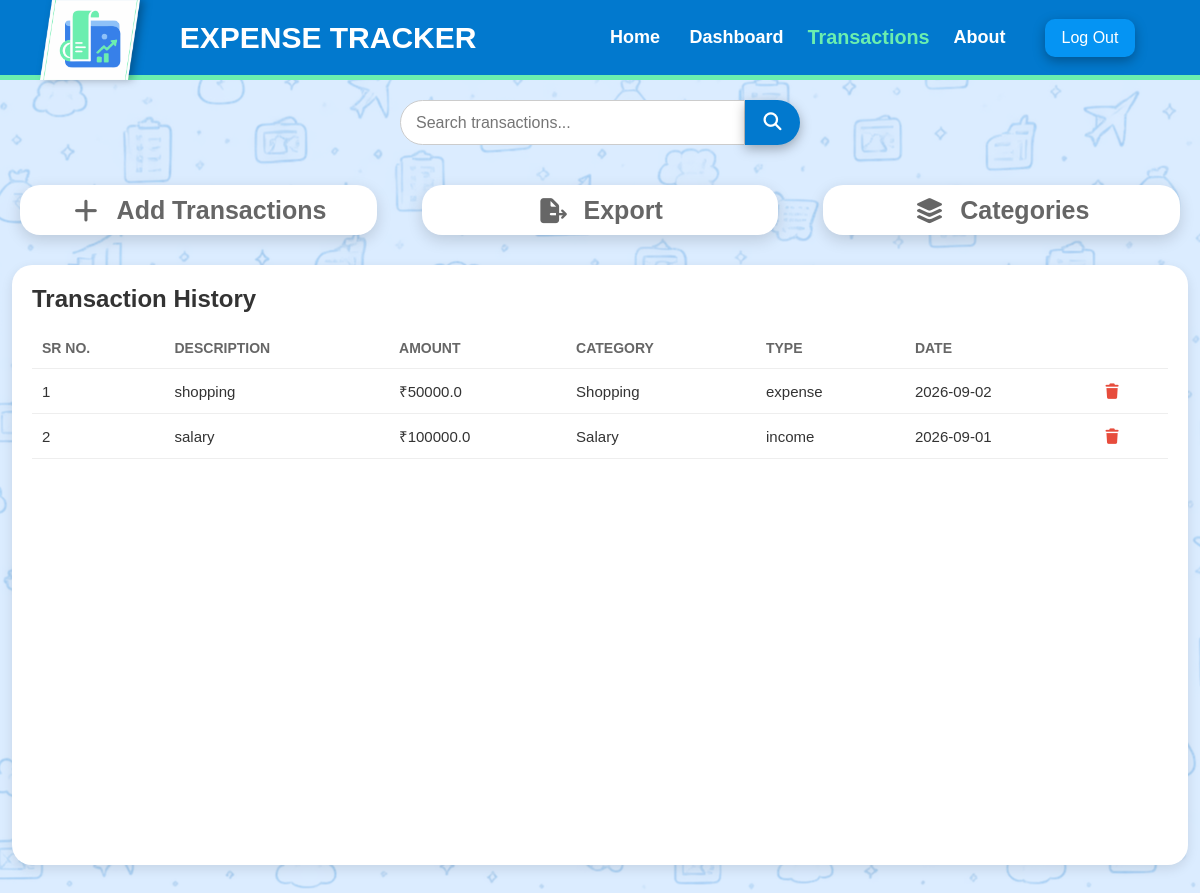
Screenshot of /transaction (signed in) with the database file from the repository.
### tables this page shows
CREATE TABLE expenses (
            id INTEGER PRIMARY KEY AUTOINCREMENT,
            description TEXT NOT NULL,
            amount REAL NOT NULL,
            category TEXT NOT NULL,
            date TEXT NOT NULL,
            type TEXT NOT NULL DEFAULT 'expense'
        );

### app.py (the view)
@app.route("/transaction")
def transactions():
    if not session.get("logged_in"):
        return redirect(url_for("login"))
    connection = sqlite3.connect("expenses.db")
    cursor = connection.cursor()
    cursor.execute("""
        SELECT *
        FROM expenses
        ORDER BY date DESC
    """)
    expenses = cursor.fetchall()
    cursor.execute("""
        SELECT category, SUM(amount)
        FROM expenses
        WHERE type = 'expense'
        GROUP BY category
        ORDER BY SUM(amount) DESC
    """)
    categories = cursor.fetchall()
    connection.close()
    return render_template(
        "transaction.html",
        expenses=expenses,
        categories=categories
    )

### templates/transaction.html (shortened to what this page needs)
<!DOCTYPE html>
<html lang="en">
<head>
    <link rel="stylesheet"
        href="https://cdnjs.cloudflare.com/ajax/libs/font-awesome/7.3.1/css/all.min.css"
 />
    <link rel="stylesheet" href="{{ url_for('static', filename='transaction.css') }}">
</head>
<body>
    <header>
        <div class="brand">
            <div class="logo-image">
                <img src="{{ url_for('static', filename='logo new.png') }}" alt="Expense Tracker Logo">
            </div>
            <a href="#" class="logo">Expense Tracker</a>
        </div>
        <ul>
    <li><a href="/" class="{{ 'active' if request.path == '/' else '' }}">Home</a></li>
    <li><a href="/dashboard" class="{{ 'active' if request.path == '/dashboard' else '' }}">Dashboard</a></li>
    <li><a href="/transaction" class="{{ 'active' if request.path == '/transaction' else '' }}">Transactions</a></li>
    <li><a href="/contact" class="{{ 'active' if request.path == '/contact' else '' }}">About</a></li>
    <li>
        <a href="/login">
            <button type="button">Log Out</button>
        </a>
    </li>
</ul>
    </header>
    <div class="search-container">
        <input type="text" id="searchInput" placeholder="Search transactions..." onkeyup="searchTransactions()">
        <button class="search-btn" type="button" onclick="searchTransactions()">
            <i class="fa-solid fa-magnifying-glass"></i>
        </button>
    </div>
    <div class="summary-boxes">
        <div class="summary-box add-box" id="addBox" onclick="toggleForm()">
            <i class="fa-solid fa-plus"></i>
            <h2>Add Transactions</h2>
        </div>
        <div class="summary-box export-box" onclick="toggleExport()">
            <i class="fa-solid fa-file-export"></i>
            <h2>Export</h2>
        </div>
        <div class="summary-box category-box" onclick="toggleCategories()">
            <i class="fa-solid fa-layer-group"></i>
            <h2>Categories</h2>
        </div>
    </div>
    <div class="desc-box">
        <h2>Transaction History</h2>
        {% if expenses %}
        <table id="transactionTable">
            <thead>
                <tr>
                    <th>SR No.</th>
                    <th>Description</th>
                    <th>Amount</th>
                    <th>Category</th>
                    <th>Type</th>
                    <th>Date</th>
                    <th></th>
                </tr>
            </thead>
            <tbody>
                {% for expense in expenses %}
                <tr>
                    <td>{{ loop.index }}</td>
                    <td>{{ expense[1] }}</td>
                    <td>₹{{ expense[2] }}</td>
                    <td>{{ expense[3] }}</td>
                    <td>{{ expense[5] }}</td>
                    <td>{{ expense[4] }}</td>
                    <td>
                        <a href="/delete/{{ expense[0] }}">
                            <i class="fa-solid fa-trash"></i>
                        </a>
                    </td>
                </tr>
                {% endfor %}
            </tbody>
        </table>
        {% else %}
        <p>No transactions yet. Click "Add Transactions" to get started.</p>
        {% endif %}
    </div>
</body>
</html>

### static/transaction.css (style rules this page uses)
* { margin: 0; box-sizing: border-box; text-decoration: none; list-style: none; font-family: Arial, Helvetica, sans-serif; }
header { background: rgb(2, 121, 206); display: flex; align-items: center; justify-content: space-between; height: 80px; border-bottom: 5px solid rgb(107, 238, 175); }
.brand { display: flex; align-items: center; height: 80px; }
.logo-image { height: 75px; width: auto; object-fit: contain; }
.logo-image img { height: 80px; width: auto; object-fit: contain; margin-left: 40px; display: block; filter: drop-shadow(4px 0 4px rgba(0, 0, 0, 0.3)); }
.logo { font-size: 30px; font-weight: 600; text-transform: uppercase; color: white; position: relative; margin-left: 40px; overflow: hidden; }
li { display: inline-block; }
li a { color: white; font-size: 18px; font-weight: bold; margin-right: 25px; display: inline-block; transition: transform 0.2s ease; }
li a.active { color: rgb(107, 238, 175); font-weight: 700; transform: translateZ(-5px) scale(1.1); }
button { width: 90px; background: rgb(5, 148, 243); color: white; font-size: 16px; font-weight: 400; margin-left: 10px; padding: 10px; border: none; border-radius: 10px; cursor: pointer; margin-right: 40px; filter: drop-shadow(0 4px 6px rgba(0, 0, 0, 0.3)); transition: background-color 0.3s ease, color 0.3s ease; }
body { min-height: 100vh; width: 100%; background-color: #DBECFF; background-image: url('doodles.png'); background-position: center; background-repeat: repeat; padding-bottom: 30px; }
.search-container { display: flex; width: 400px; height: 45px; margin: 20px auto; }
.search-container input { flex: 1; padding: 10px 15px; font-size: 16px; border: 1px solid #ccc; border-radius: 25px 0 0 25px; outline: none; }
.search-btn { width: 55px; height: 45px; margin: 0; padding: 0; border: none; background: rgb(2, 121, 206); color: white; font-size: 18px; border-radius: 0 25px 25px 0; cursor: pointer; }
.summary-boxes { display: flex; justify-content: center; align-items: center; gap: 5px; margin-top: 20px; }
.summary-box { width: 33%; height: 50px; border-radius: 20px; display: flex; flex-direction: column; justify-content: center; align-items: center; text-align: center; box-shadow: 0 5px 15px rgba(0, 0, 0, 0.15); margin: 20px 20px 20px 20px; }
.summary-box h2 { margin: 0; font-size: 25px; }
.add-box { background: white; color: #666; display: flex; flex-direction: row; justify-content: center; align-items: center; gap: 15px; padding: 20px; }
.add-box i { font-size: 25px; }
.category-box { background: white; color: #666; display: flex; flex-direction: row; justify-content: center; align-items: center; gap: 15px; padding: 20px; }
.category-box i { font-size: 25px; }
.desc-box { border-radius: 20px; background-color: #ffffff; box-shadow: 0 4px 12px rgba(0, 0, 0, 0.1); text-align: left; padding: 20px; width: 98%; height: 600px; margin: 10px auto; }
.desc-box h2 { margin-bottom: 15px; color: #333; }
.desc-box table { width: 100%; border-collapse: collapse; }
.desc-box th, .desc-box td { text-align: left; padding: 12px 10px; border-bottom: 1px solid #eee; }
.desc-box th { color: #666; font-size: 14px; text-transform: uppercase; }
.desc-box td { font-size: 15px; color: #333; }
.desc-box td a { color: #e74c3c; cursor: pointer; }
.export-box { background: white; color: #666; display: flex; flex-direction: row; justify-content: center; align-items: center; gap: 15px; padding: 20px; }
.export-box i { font-size: 25px; }

### rows the page displays
expenses: description "shopping", amount "50000.0", category "Shopping", type "expense", date "2026-09-02"
expenses: description "salary", amount "100000.0", category "Salary", type "income", date "2026-09-01"
